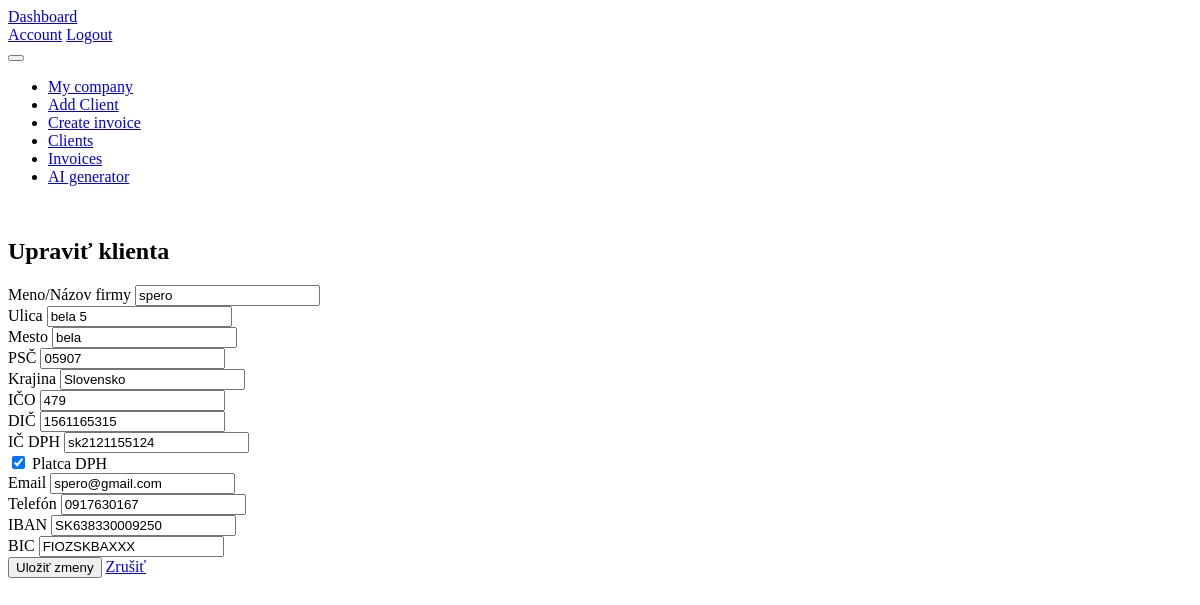
/edit_client/1 (signed in), run on the app's committed database.
### models.py (models this page shows)
class Client(db.Model):
        __tablename__ = 'clients'
        id = db.Column(db.Integer, primary_key=True)
        name = db.Column(db.String(100), nullable=False)
        ico = db.Column(db.String(20), nullable=False)
        dic = db.Column(db.String(20), nullable=False)
        street = db.Column(db.String(100), nullable=False)
        user_id = db.Column(db.Integer, db.ForeignKey('users.id'), nullable=False)
        user = db.relationship('User', backref=db.backref('clients', lazy=True))
        city = db.Column(db.String(50), nullable=False)
        zip_code = db.Column(db.String(20), nullable=False)
        country = db.Column(db.String(50), nullable=False)
        email = db.Column(db.String(100), nullable=False)
        phone = db.Column(db.String(20), nullable=False)
        iban = db.Column(db.String(34), nullable=False)
        bic = db.Column(db.String(11), nullable=False)
        is_vat_payer = db.Column(db.Boolean, default=False)
        ic_dph = db.Column(db.String(20), nullable=True)  # Optional field for VAT ID if the client is a VAT payer

### routes.py (the view, shortened to what this page needs)
@main.route('/edit_client/<int:client_id>', methods=['GET', 'POST'])
@login_required
def edit_client(client_id):
    client = Client.query.filter_by(id=client_id,user_id=current_user.id).first_or_404()
    return render_template('edit_client.html', client=client)

### templates/edit_client.html (shortened to what this page needs)
{% extends "base.html" %}
{% block content %}
<div class="container mt-4">
    <h2>Upraviť klienta</h2>
    <form method="POST">
        <div class="form-group">
            <label>Meno/Názov firmy</label>
            <input type="text" name="name" class="form-control" value="{{ client.name }}" required>
        </div>
        <div class="form-group">
            <label>Ulica</label>
            <input type="text" name="street" class="form-control" value="{{ client.street }}" required>
        </div>
        <div class="form-group">
            <label>Mesto</label>
            <input type="text" name="city" class="form-control" value="{{ client.city }}" required>
        </div>
        <div class="form-group">
            <label>PSČ</label>
            <input type="text" name="zip" class="form-control" value="{{ client.zip_code }}" required>
        </div>
        <div class="form-group">
            <label>Krajina</label>
            <input type="text" name="country" class="form-control" value="{{ client.country }}" required>
        </div>
        <div class="form-group">
            <label>IČO</label>
            <input type="text" name="ICO" class="form-control" value="{{ client.ico }}" required>
        </div>
        <div class="form-group">
            <label>DIČ</label>
            <input type="text" name="DIC" class="form-control" value="{{ client.dic }}" required>
        </div>
        <div class="form-group">
            <label>IČ DPH</label>
            <input type="text" name="ic_dph" class="form-control" value="{{ client.ic_dph }}">
        </div>
        <div class="form-check my-2">
            <input type="checkbox" name="is_vat_payer" class="form-check-input" id="vat_check"
                {% if client.is_vat_payer %}checked{% endif %}>
            <label class="form-check-label" for="vat_check">Platca DPH</label>
        </div>
        <div class="form-group">
            <label>Email</label>
            <input type="email" name="email" class="form-control" value="{{ client.email }}" required>
        </div>
        <div class="form-group">
            <label>Telefón</label>
            <input type="text" name="phone" class="form-control" value="{{ client.phone }}" required>
        </div>
        <div class="form-group">
            <label>IBAN</label>
            <input type="text" name="iban" class="form-control" value="{{ client.iban }}">
        </div>
        <div class="form-group">
            <label>BIC</label>
            <input type="text" name="bic" class="form-control" value="{{ client.bic }}">
        </div>
        <button type="submit" class="btn btn-primary mt-3">Uložiť zmeny</button>
        <a href="{{ url_for('main.list_clients') }}" class="btn btn-secondary mt-3">Zrušiť</a>
    </form>
</div>
{% endblock %}

### templates/base.html (style rules this page uses)
body { background: var(--tblr-bg-surface); }

### data on the page
Client: name "spero", street "bela 5", city "bela", zip "05907", country "Slovensko", ICO "479", DIC "1561165315", ic_dph "sk2121155124", is_vat_payer "☑", email "spero@gmail.com", phone "0917630167", iban "SK638330009250", bic "FIOZSKBAXXX"
